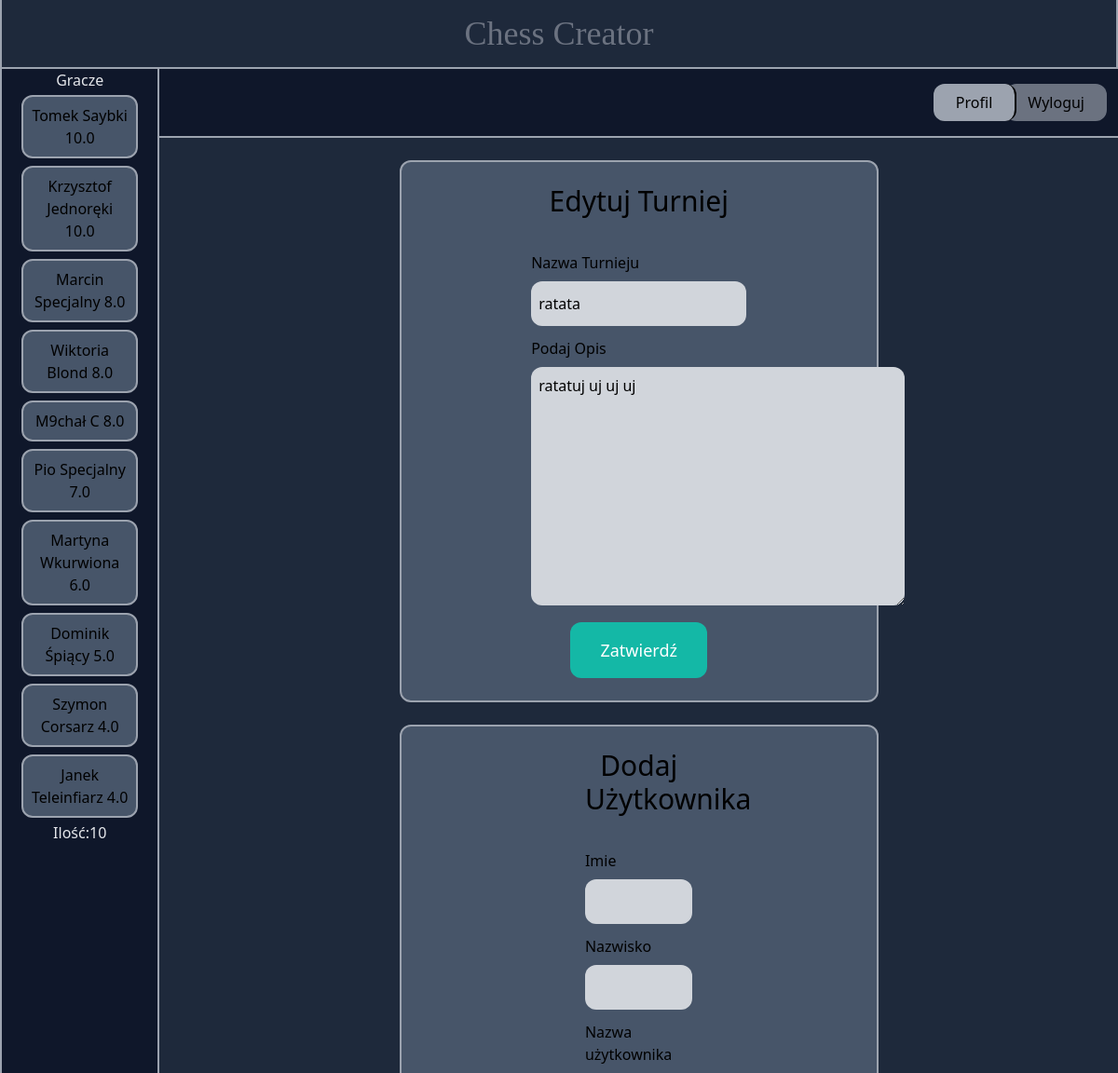
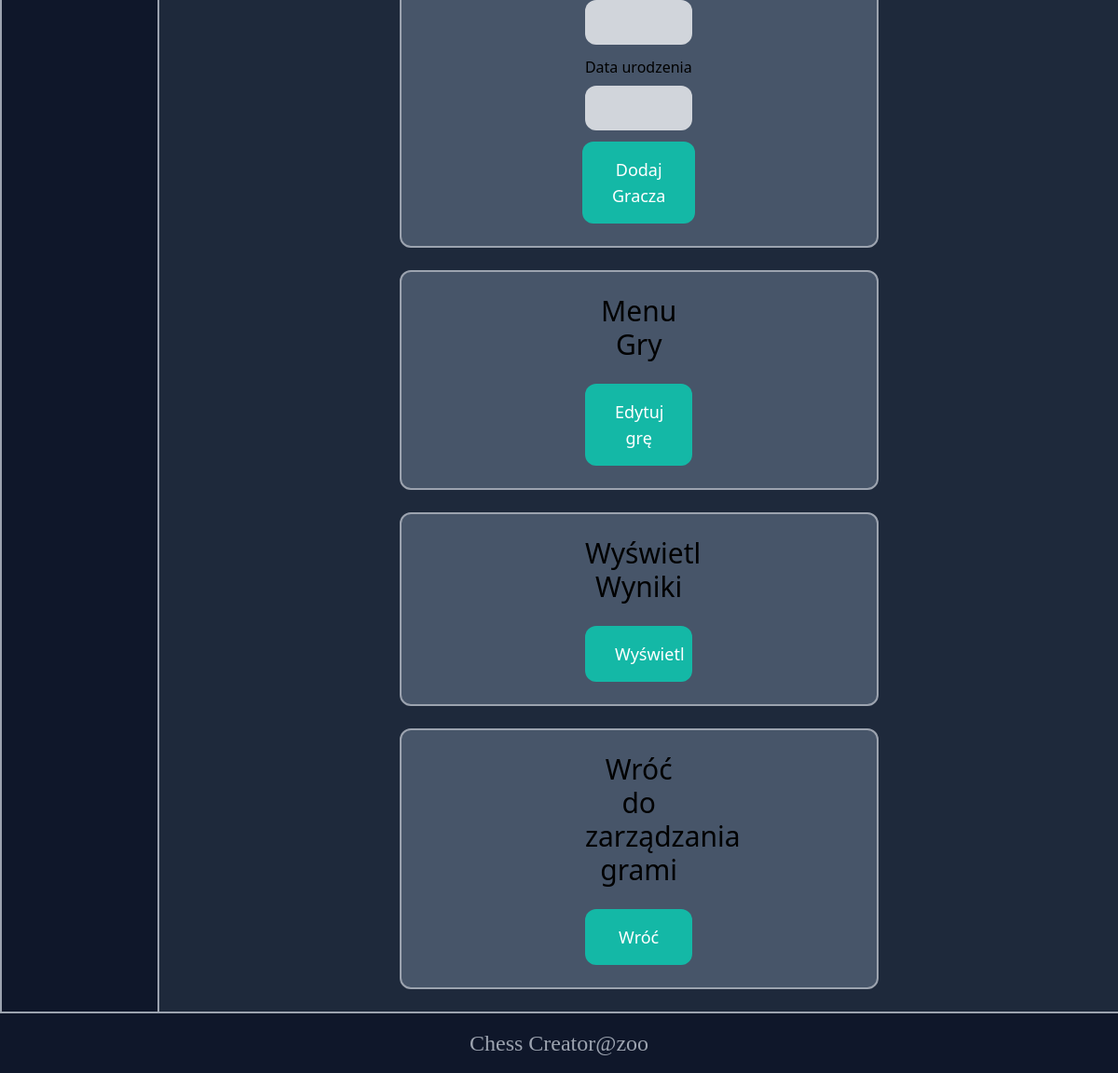
/chess/edit/6 (signed in), run on the app's committed database (2 pictures, top to bottom).
### chesstour/models.py (models this page shows, shortened)
class Chess_Player(models.Model):
    name = models.CharField(max_length=50)
    surname = models.CharField(max_length=50)
    username = models.CharField(max_length=50)
    rating = models.FloatField(default=0)
    birth_date = models.DateField(null=True, blank=True)
    tournament = models.ForeignKey(Chess_Tournament, on_delete=models.CASCADE)
    white_games = models.IntegerField(default=0)
    class Meta:
        ordering = ('name',)

class Chess_Tournament(models.Model):
    name = models.CharField(max_length=50)
    created_at = models.DateTimeField(auto_now_add=True)
    description = models.TextField()
    rounds = models.IntegerField(default=0)
    created_by=models.ForeignKey(User, on_delete=models.CASCADE,default=1)
    class Meta:
        ordering = ('name',)

### chesstour/views.py (the view)
# urls.py: path('edit/<int:pk>', views.edit, name='edit'),
@login_required
def edit(request, pk):
    tournament = Chess_Tournament.objects.get(pk=pk)
    if tournament.created_by != request.user:
        return redirect('core:manage')
    players = Chess_Player.objects.filter(tournament=tournament).order_by('-rating')
    if request.method == 'POST':
        if 'tournament_form' in request.POST:
            tournament_form = TournamentForm(request.POST,instance=tournament)
            if tournament_form.is_valid():
                tournament_form.save()
                player_form = PlayerForm()
        elif 'player_form' in request.POST:
            player_form = PlayerForm(request.POST)
            if player_form.is_valid():
                player=player_form.save(commit=False)
                player.tournament=tournament
                player.save()
            tournament_form = TournamentForm(instance=tournament)
        if player_form.errors or tournament_form.errors:
            print(player_form.errors)
            print(tournament_form.errors)
    else:
        tournament_form = TournamentForm(instance=tournament)
        player_form = PlayerForm()
    return render(request, 'chesstour/edit.html', {
        'tournament': tournament,
        'players': players,
        'tournament_form': tournament_form,
        'player_form': player_form
    })

### chesstour/forms.py
class TournamentForm(forms.ModelForm):
    class Meta:
        model = Chess_Tournament
        fields = ['name', 'description']
        widgets = {
            'name': forms.TextInput(attrs={'class': 'form-control rounded-xl py-3 w-full bg-gray-300 py-2 px-2'}),
            'description': forms.Textarea(attrs={'class': 'form-control rounded-xl bg-gray-300 py-2 px-2'}),
        }

class PlayerForm(forms.ModelForm):
    tournament = forms.ModelChoiceField(required=False,queryset=Chess_Tournament.objects.all(), widget=forms.HiddenInput())
    username = forms.CharField(required=False,widget=forms.TextInput(attrs={'class': 'form-control rounded-xl py-3 w-full bg-gray-300'}))
    birth_date = forms.DateField(required=False,widget=forms.TextInput(attrs={'class': 'form-control rounded-xl py-3 w-full bg-gray-300'}))
    rating = forms.FloatField(required=False,widget=forms.TextInput(attrs={'class': 'form-control rounded-xl py-3 w-full bg-gray-300'}))
    class Meta:
        model = Chess_Player
        fields = ['name', 'surname', 'username', 'birth_date','rating']
        widgets = {
            'name': forms.TextInput(attrs={'class': 'form-control rounded-xl py-3 w-full bg-gray-300'}),
            'surname': forms.TextInput(attrs={'class': 'form-control rounded-xl py-3 w-full bg-gray-300'}),
        }

### chesstour/templates/chesstour/edit.html (shortened to what this page needs)
{% extends 'core/base.html' %}
{% block sidebar %}
    <div class="flex flex-col text-center">
        <h1 class="text-gray-200 test-xl">Gracze</h1>
        {% for player in players %}
        <a href="{%url 'chesstour:manage_players' pk=tournament.id spk=player.id %}" class="w-3/4 my-1 p-2 mx-auto bg-slate-600 rounded-xl border-gray-400 border-2">
            <div>
                {{player.name|capfirst}}
                {{player.surname|capfirst}}
                {{player.rating}}
            </div>
        </a>
        {% endfor %}
        <h1 class="text-gray-200">Ilość:{{players|length}}</h1>
    </div>
{% endblock %}
{% block content %}
    <div class="w-1/2 my-6 mx-auto p-6 bg-slate-600 rounded-xl border-gray-400 border-2">
        <div class="justify-center flex flex-col mx-auto w-1/2">
            <h1 class="mb-6 text-3xl text-center">Edytuj Turniej</h1>
            <form method="post">
                <div class="my-3">
                    <label class="inline-block mb-2">Nazwa Turnieju</label><br>
                    {{tournament_form.name}}
                </div>
                <div class="my-3">
                    <label class="inline-block mb-2">Podaj Opis</label><br>
                    {{tournament_form.description}}
                </div>
                <div class="flex justify-center">
                    <button class="py-4 px-8 text-lg rounded-xl bg-teal-500 hover:bg-teal-700 text-white text-center" name="tournament_form">Zatwierdź</button>
                </div>
            </form>
        </div>
    </div>
    <div class="w-1/2 my-6 mx-auto p-6 bg-slate-600 rounded-xl border-gray-400 border-2">
        <div class="justify-center flex flex-col mx-auto w-1/2">
            <div class="justify-center flex flex-col mx-auto w-1/2">
                <h1 class="mb-6 text-3xl text-center">Dodaj Użytkownika</h1>
                <form method="post">
                    <div class="my-3">
                        <label class="inline-block mb-2">Imie</label><br>
                        {{player_form.name}}
                    </div>
                    <div class="my-3">
                        <label class="inline-block mb-2">Nazwisko</label><br>
                        {{player_form.surname}}
                    </div>
                    <div class="my-3">
                        <label class="inline-block mb-2">Nazwa użytkownika</label><br>
                        {{player_form.username}}
                    </div>
                    <div class="my-3">
                        <label class="inline-block mb-2">Data urodzenia</label><br>
                        {{player_form.birth_date}}
                    </div>
                    <div class="flex justify-center">
                        <button class="py-4 px-8 text-lg rounded-xl bg-teal-500 hover:bg-teal-700 text-white text-center" name="player_form">Dodaj Gracza</button>
                    </div>
                </form>
            </div>
        </div>
    </div>
    <div class="w-1/2 my-6 mx-auto p-6 bg-slate-600 rounded-xl border-gray-400 border-2">
        <div class="justify-center flex flex-col mx-auto w-1/2">
            <div class="justify-center flex flex-col mx-auto w-1/2">
                <h1 class="mb-6 text-3xl text-center">Menu Gry</h1>
                <a href="{% url 'chesstour:game' tournament.id%}" class="py-4 px-8 text-lg rounded-xl bg-teal-500 hover:bg-teal-700 text-white text-center">Edytuj grę</a>
            </div>
        </div>
    </div>
    <div class="w-1/2 my-6 mx-auto p-6 bg-slate-600 rounded-xl border-gray-400 border-2">
        <div class="justify-center flex flex-col mx-auto w-1/2">
            <div class="justify-center flex flex-col mx-auto w-1/2">
                <h1 class="mb-6 text-3xl text-center">Wyświetl Wyniki</h1>
                <a href="{% url 'chesstour:view_results' tournament.id%}" class="py-4 px-8 text-lg rounded-xl bg-teal-500 hover:bg-teal-700 text-white text-center">Wyświetl</a>
            </div>
        </div>
    </div>
    <div class="w-1/2 my-6 mx-auto p-6 bg-slate-600 rounded-xl border-gray-400 border-2">
        <div class="justify-center flex flex-col mx-auto w-1/2">
            <div class="justify-center flex flex-col mx-auto w-1/2">
                <h1 class="mb-6 text-3xl text-center">Wróć do zarządzania grami</h1>
                <a href="{% url 'core:manage'%}" class="py-4 px-8 text-lg rounded-xl bg-teal-500 hover:bg-teal-700 text-white text-center">Wróć</a>
            </div>
        </div>
    </div>
{% endblock %}

### data on the page
Chess_Player: name "Tomek", surname "Saybki", rating "10.0"
Chess_Player: name "Krzysztof", surname "Jednoręki", rating "10.0"
Chess_Player: name "Marcin", surname "Specjalny", rating "8.0"
Chess_Player: name "Wiktoria", surname "Blond", rating "8.0"
Chess_Player: name "M9chał", surname "C", rating "8.0"
Chess_Player: name "Pio", surname "Specjalny", rating "7.0"
Chess_Player: name "Martyna", surname "Wkurwiona", rating "6.0"
Chess_Player: name "Dominik", surname "Śpiący", rating "5.0"
Chess_Player: name "Szymon", surname "Corsarz", rating "4.0"
Chess_Player: name "Janek", surname "Teleinfiarz", rating "4.0"
Chess_Tournament: name "ratata", description "ratatuj uj uj uj"

### other printed values
{{ players|length }} "10"
